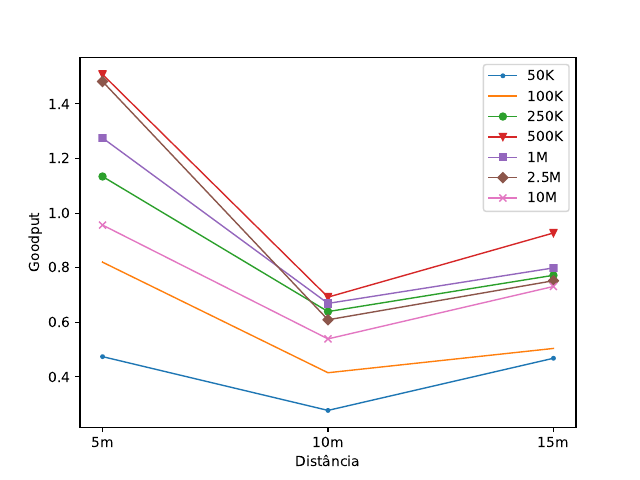

Recreate this plot in Python.
import matplotlib.pyplot as plt
import numpy as np

#agora com pontos
#valores no eixo y já calculada a média das cinco execuções
y50k_axis  = [0.474, 0.277, 0.468]
y100k_axis = [0.820, 0.415, 0.504]
y250k_axis = [1.134, 0.639, 0.772]
y500k_axis = [1.508, 0.692, 0.927]
y1M_axis   = [1.275, 0.669, 0.799]
y2_5M_axis = [1.482, 0.609, 0.752]
y10M_axis  = [0.956, 0.539, 0.731]
#no eixo x precisa variar de 0 a 3, pois tem 4 valores em y
x_axis = np.arange(3)

#os parametros podem ser verificados no site do matplotlib
#pode incluir um parâmetro linestyle='dashed' pra ficar pontilhado
#o marker também pode ser outro ex: marker='x'
#pode usar quantas vezes for necessário se precisar incluir outros dados
plt.plot(x_axis, y50k_axis, marker='.', label='50K',
         linewidth=1, markersize=5)
plt.plot(x_axis, y100k_axis, marker=',', label='100K',
         linewidth=1, markersize=5)
plt.plot(x_axis, y250k_axis, marker='o', label='250K',
         linewidth=1, markersize=5)
plt.plot(x_axis, y500k_axis, marker='v', label='500K',
         linewidth=1, markersize=5)
plt.plot(x_axis, y1M_axis, marker='s', label='1M',
         linewidth=1, markersize=5)
plt.plot(x_axis, y2_5M_axis, marker='D', label='2.5M',
         linewidth=1, markersize=5)
plt.plot(x_axis, y10M_axis, marker='x', label='10M',
         linewidth=1, markersize=5)

#se tiver legendas (labels no plot), precisa ter esse comando aqui
plt.legend()

plt.xlabel('Distância')
#Se tiver acento ou caracteres especiais, precisa ter esse u antes da string
plt.ylabel(u'Goodput')
#substitui os labels por esses rótulos no eixo x
#se quiser usar os valores de 0 a n não precisa dessa linha
plt.xticks(x_axis, ['5m', '10m', '15m'])

#essa função apenas exibe o gráfico
#plt.show()
plt.savefig('goodputXtamanho.pdf')
